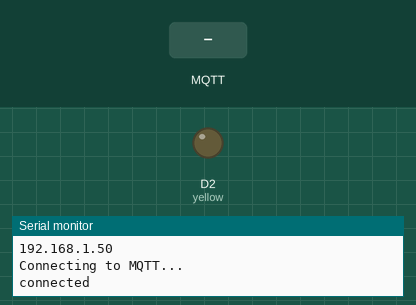
Recording of a sketch running on a simulated ESP8266 (Wemos D1 mini). Shown: output pins drawn as LEDs (lit = HIGH), the last lines printed to the serial monitor. The inputs (shaded band) are chosen by the test bench. WiFi joins after 1.5 s; servers stay silent unless stated; no MQTT or app messages arrive unless stated.

Above: at 2.7 s.
2.8 s: MQTT message "ledon" arrives on the first subscribed topic
At 3.6 s:
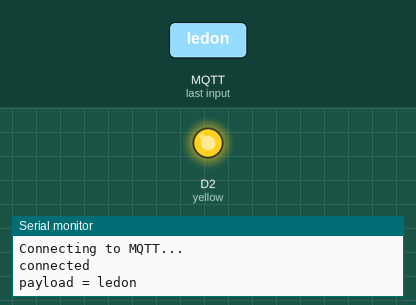
4.5 s: MQTT message "ledoff" arrives on the first subscribed topic
At 5.9 s:
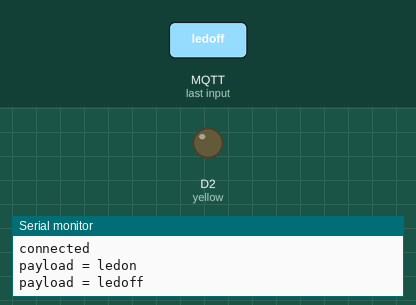
Timing chart, 0 to 7.5 s (numbered marks = the images above; inputs shaded):
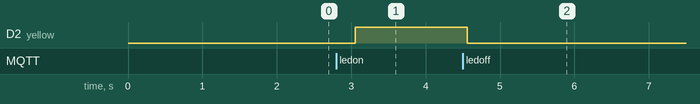

Measured:
- after the input at 2.8 s, D2 (yellow): LOW → HIGH after 0.26 s
- after the input at 4.5 s, D2 (yellow): HIGH → LOW after 0.06 s

The sketch:

wemos.ino
```cpp
#include <WiFiClient.h>
#include <ESP8266WiFi.h>
#include <PubSubClient.h>

const char* ssid = "Your SSID! *********************************************";
const char* password =  "***Your PassWord! **************************";
const char* mqttServer = "Your IP! ******************************";
const int mqttPort =1883;
const char* mqttUser = "sUsername";
const char* mqttPassword = "sPassword";

int yellow = D2;

const int delayMillis = 300;
String mqtt_string;

WiFiClient espClient;
PubSubClient client(espClient);

void setup(){
//Kopplar upp sig till WIFI
 Serial.begin(115200);
 WiFi.begin(ssid, password);
 while (WiFi.status() != WL_CONNECTED){
   delay(500);
   Serial.println("Connecting to WiFi..");
 }
 Serial.println("Connected to the WiFi network");
 Serial.println(WiFi.localIP());
 client.setServer(mqttServer, mqttPort);
 client.setCallback(callback);
 while (!client.connected()) {
	 //Kopplar upp sig till MQTT
   Serial.println("Connecting to MQTT...");
   if(client.connect("ESP8266Client", mqttUser, mqttPassword )){
    Serial.println("connected");
   }
		else{
			Serial.print("failed with state ");
			Serial.print(client.state());
			delay(2000);
   }
 }

//Subscribar till mqtt-topic:en "raspsend"
client.subscribe("raspsend");

}

void loop()
{
  client.loop();

  //Loop som sätter av eller på led:en beroende på vad som kommer via MQTT.
    if( mqtt_string == "ledon"){
      analogWrite(yellow, 1023);
    }

    if (mqtt_string == "ledoff" ){
        analogWrite(yellow, 0);
    }
    delay(500);
 }

//Tar emot det som skickas på MQTT topic:en
 void callback(char *topic, byte *payload, unsigned int length)
{
      if (!strncmp((char *)payload, "ledon", length)){
       // MQTT Payload
           payload[length] = '\0';
           String strPayload = String((char*)payload);
           mqtt_string = strPayload;
      }

	  // MQTT Payload
      if (!strncmp((char *)payload, "ledoff", length)){
           payload[length] = '\0';
           String strPayload = String((char*)payload);
           mqtt_string = strPayload;
      }

	  //MQTT Topic
      if(!strncmp((char *)topic, "raspsend", length)){
           payload[length] = '\0';
           String tempPayload = String((char*)payload);
           mqtt_string = tempPayload;
           Serial.println("payload = "+ mqtt_string);
      }

}
```
